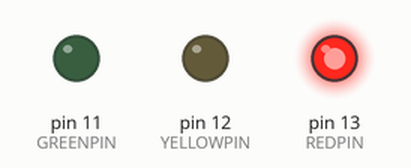
A sketch run on a simulated Arduino Uno, built with avr-gcc and run on an emulated ATmega328P. Parts: output pins drawn as LEDs (lit = HIGH).

Above: at 1.0 s.
At 3.0 s:
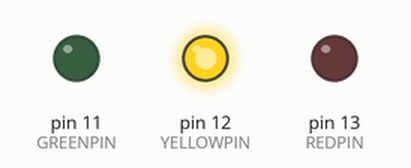
At 5.0 s:
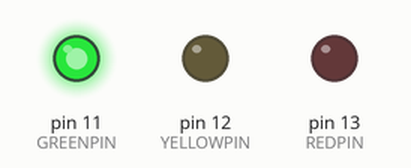
Timing chart, 0 to 7.8 s (numbered marks = the images above):
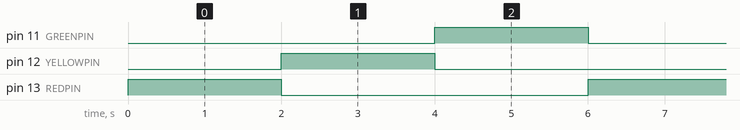

The sketch:

Trafic_Lights.ino
```cpp
// Create the variables and assign the pins to them
int REDPIN = 13;
int YELLOWPIN = 12;
int GREENPIN = 11;

void setup() {
  // set the pins to output pins using pinMode
  pinMode(REDPIN, OUTPUT);
  pinMode(YELLOWPIN, OUTPUT);
  pinMode(GREENPIN, OUTPUT);
}

void loop() {
  // Make the LEDs blink in turn;
  //Turn on the red LED, and turn off the yellow and green LEDs
  digitalWrite(REDPIN, HIGH);
  digitalWrite(YELLOWPIN, LOW);
  digitalWrite(GREENPIN, LOW);
  delay(2000);

  //Turn on the yellow LED, and turn off the red and green LEDs
   digitalWrite(REDPIN, LOW);
  digitalWrite(YELLOWPIN, HIGH);
  digitalWrite(GREENPIN, LOW);
  delay(2000);

  //Turn on the green  LED, and turn off the red and yellowLEDs
   digitalWrite(REDPIN, LOW);
  digitalWrite(YELLOWPIN, LOW);
  digitalWrite(GREENPIN, HIGH);
  delay(2000);
}
```

Measured:
- by itself, pin 11 (GREENPIN), pin 12 (YELLOWPIN), pin 13 (REDPIN): alternates HIGH for 2.0 s and LOW for 4.0 s
- by itself, everything shown: repeats every 6.0 s, in 3 steps
